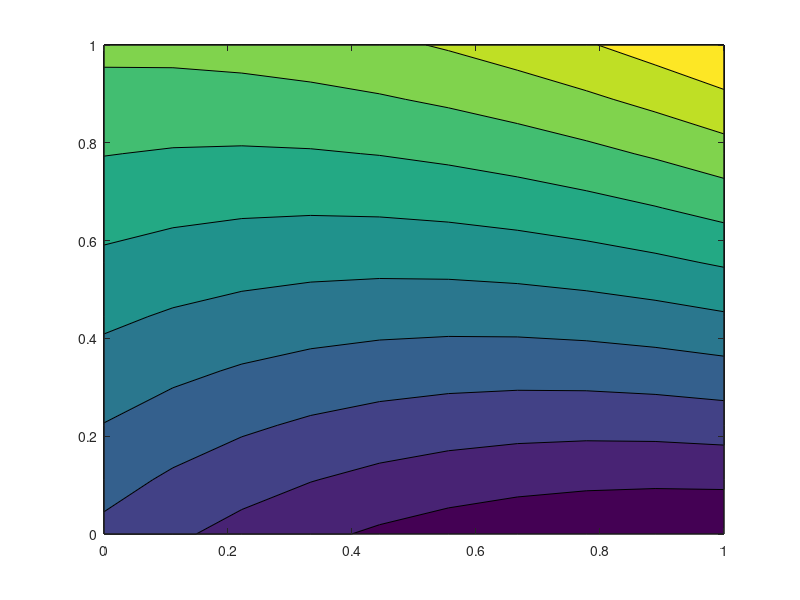

Write MATLAB code to recreate this figure.
% Incompressible field: Quadratic streamfunction
grid_x = linspace(0, 1, 10);
grid_y = linspace(0, 1, 10);

[X,Y] = meshgrid(grid_x,grid_y)

a11 = 1; 
a22 = 0;
a12 = 1;
b1 = -1;
b2 = 1;

Psi = 0.5*a11*X.*X + 0.5*a22*Y.*Y + a12*X.*Y + b1*X + b2*Y

contourf(X,Y, Psi)